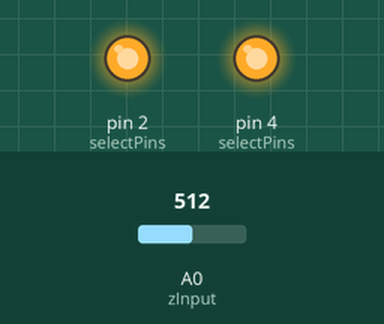
Bench run of a sketch on a simulated Arduino Uno, built with avr-gcc and run on an emulated ATmega328P. On the bench: output pins drawn as LEDs (lit = HIGH). Inputs (shaded band) come from the test bench; at power-on: A0 (zInput) = 512. Pins used as bus, display or sensor lines are not drawn; what the sketch prints to the serial monitor is not drawn.

Above: at 0.1 s.
Timing chart, 0 to 1.6 s (numbered marks = the images above):
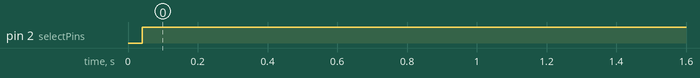

The sketch:

LDRSolarTracker.ino
```cpp
/**
 * Dual Axis Solar Tracker
 *
 * 4x LDR (GL5537) arranged in + configuration
 * Interfaced to CD4051be Analogue Multiplexer
 *
 * References:
 * http://tok.hakynda.com/article/detail/144/cd4051be-cmos-analog-multiplexersdemultiplexers-with-logic-level-conversion-analog-input
 * https://theiotprojects.com/dual-axis-solar-tracker-arduino-project-using-ldr-servo-motors/
 *
 */

const int selectPins[3] = {2, 3, 4}; // S0~2, S1~3, S2~4
const int zInput = A0; // Connect common (Z) to A0 (analog input)

void setup()
{
  Serial.begin(115200); // Initialize the serial port

  // Using Port Manipulation ( https://www.arduino.cc/en/Reference/PortManipulation )
  DDRD = DDRD | B00011100; // set select pins as OUTPUT
  PORTD = B00011100; // set pins 2,3,4 HIGH

}

void loop()
{

  // LDR sensor array + config -> multiplexer IO (channels)
  // 4 7
  // 6 5

  // To read CD4051B channels 0-7:
  //
  // Channel 4 = 0100
  // digitalWrite(2, 0);
  // digitalWrite(3, 0);
  // digitalWrite(4, 1);
  //
  // Or using direct port manipulation
  //  PORTD = B00010000;


  PORTD = B00010000;
  int lt = analogRead(zInput); // top left

  PORTD = B00011100;
  int rt = analogRead(zInput); // top right

  PORTD = B00011000;
  int ld = analogRead(zInput); // down left

  PORTD = B00010100;
  int rd = analogRead(zInput); // down right

  Serial.print(lt);
  Serial.print("\t");
  Serial.print(rt);

  Serial.println("");

  Serial.print(ld);
  Serial.print("\t");
  Serial.print(rd);

  Serial.println("\n");

  int dtime = 10; int tol = 90; // dtime=diffirence time, tol=toleransi
  int avt = (lt + rt) / 2; // average value top
  int avd = (ld + rd) / 2; // average value down
  int avl = (lt + ld) / 2; // average value left
  int avr = (rt + rd) / 2; // average value right
  int dvert = avt - avd; // check the diffirence of up and down
  int dhoriz = avl - avr;// check the diffirence og left and rigt


  Serial.println("avt\tavd\tavl\tavr\tdvert\tvhoriz\t");
  Serial.println("---\t---\t---\t---\t---\t---\t");

  Serial.print(avt);
  Serial.print("\t");
  Serial.print(avd);
  Serial.print("\t");
  Serial.print(avl);
  Serial.print("\t");
  Serial.print(avr);
  Serial.print("\t");
  Serial.print(dvert);
  Serial.print("\t");
  Serial.print(dhoriz);

  Serial.println("\n");

  delay(1000);

  /* Code to driver dual axis servo motors
   *
  #include <Servo.h>


  Servo horizontal; // horizontal servo
  int servoh = 180;
  int servohLimitHigh = 175;
  int servohLimitLow = 5;
  // 65 degrees MAX

  Servo vertical; // vertical servo
  int servov = 45;
  int servovLimitHigh = 60;
  int servovLimitLow = 1;


  if (-1*tol > dvert || dvert > tol)
  {
    if (avt > avd)
    {
      servov = ++servov;
      if (servov > servovLimitHigh)
      {
        servov = servovLimitHigh;
      }
    } else if (avt < avd)
    {
      servov= --servov;
      if (servov < servovLimitLow)
      {
        servov = servovLimitLow;
      }
    }
    vertical.write(servov);
  }

  if (-1*tol > dhoriz || dhoriz > tol) // check if the diffirence is in the tolerance else change horizontal angle
  {
    if (avl > avr)
    {
    servoh = --servoh;
      if (servoh < servohLimitLow)
      {
        servoh = servohLimitLow;
      }
    } else if (avl < avr)
    {
      servoh = ++servoh;
      if (servoh > servohLimitHigh)
      {
      servoh = servohLimitHigh;
      }
    }
    else if (avl = avr)
    {
      delay(5000);
    }
    horizontal.write(servoh);
  }

  */

}
```

Measured:
- by itself, pin 2 (selectPins): LOW → HIGH at 0.04 s
